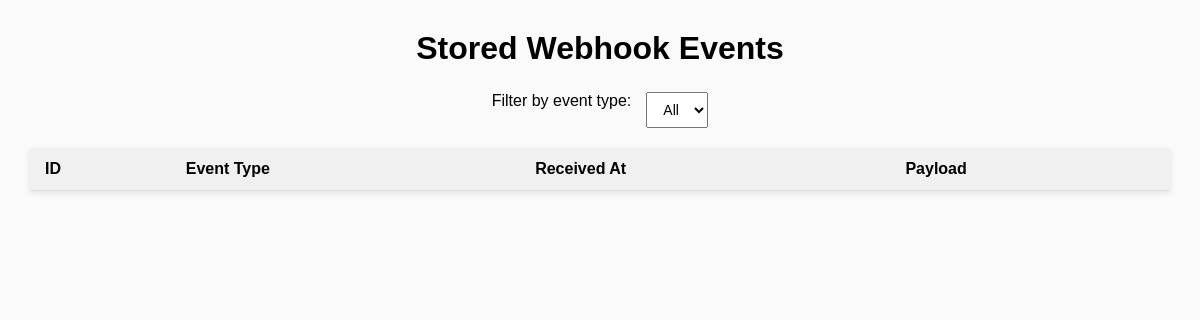
Page /dashboard on the earlier database version.
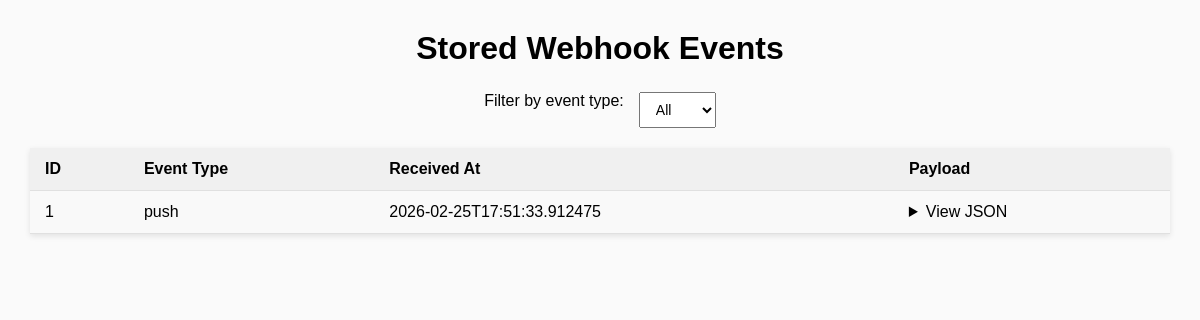
Same page on the later database version.
### tables this page shows
CREATE TABLE events (
            id INTEGER PRIMARY KEY AUTOINCREMENT,
            event_type TEXT,
            payload TEXT,
            received_at TEXT
        );

### app.py (the view)
@app.route("/dashboard")
def dashboard():
    conn = get_db()
    events = conn.execute("SELECT * FROM events ORDER BY id DESC").fetchall()
    return render_template("dashboard.html", events=events)

### database.py (called while the page is built)
def get_db():
    conn = sqlite3.connect("data/events.db")
    conn.row_factory = sqlite3.Row
    return conn

### templates/dashboard.html (shortened to what this page needs)
<!DOCTYPE html>
<html>
<head>
</head>
<body>
<h1>Stored Webhook Events</h1>
<div class="controls">
    <label for="filter">Filter by event type:</label>
    <select id="filter">
        <option value="all">All</option>
    </select>
</div>
<table id="eventsTable">
    <tr>
        <th>ID</th>
        <th>Event Type</th>
        <th>Received At</th>
        <th>Payload</th>
    </tr>
    {% for event in events %}
    <tr data-type="{{ event['event_type'] }}">
        <td>{{ event['id'] }}</td>
        <td>{{ event['event_type'] }}</td>
        <td>{{ event['received_at'] }}</td>
        <td>
            <details>
                <summary>View JSON</summary>
            </details>
        </td>
    </tr>
    {% endfor %}
</table>
</body>
</html>

### templates/dashboard.html (style rules this page uses)
body { font-family: Arial, sans-serif; margin: 30px; background: #fafafa; }
h1 { text-align: center; margin-bottom: 25px; }
.controls { margin-bottom: 20px; display: flex; justify-content: center; gap: 15px; }
select { padding: 8px 12px; font-size: 14px; }
table { width: 100%; border-collapse: collapse; background: white; box-shadow: 0 2px 6px rgba(0,0,0,0.1); }
th, td { padding: 12px 15px; border-bottom: 1px solid #e0e0e0; vertical-align: top; }
th { background: #f0f0f0; text-align: left; font-weight: bold; }
tr:nth-child(even) { background: #f9f9f9; }
details { cursor: pointer; }

Differences in the rows shown:
added events: id "1", event_type "push", received_at "2026-02-25T17:51:33.912475"
